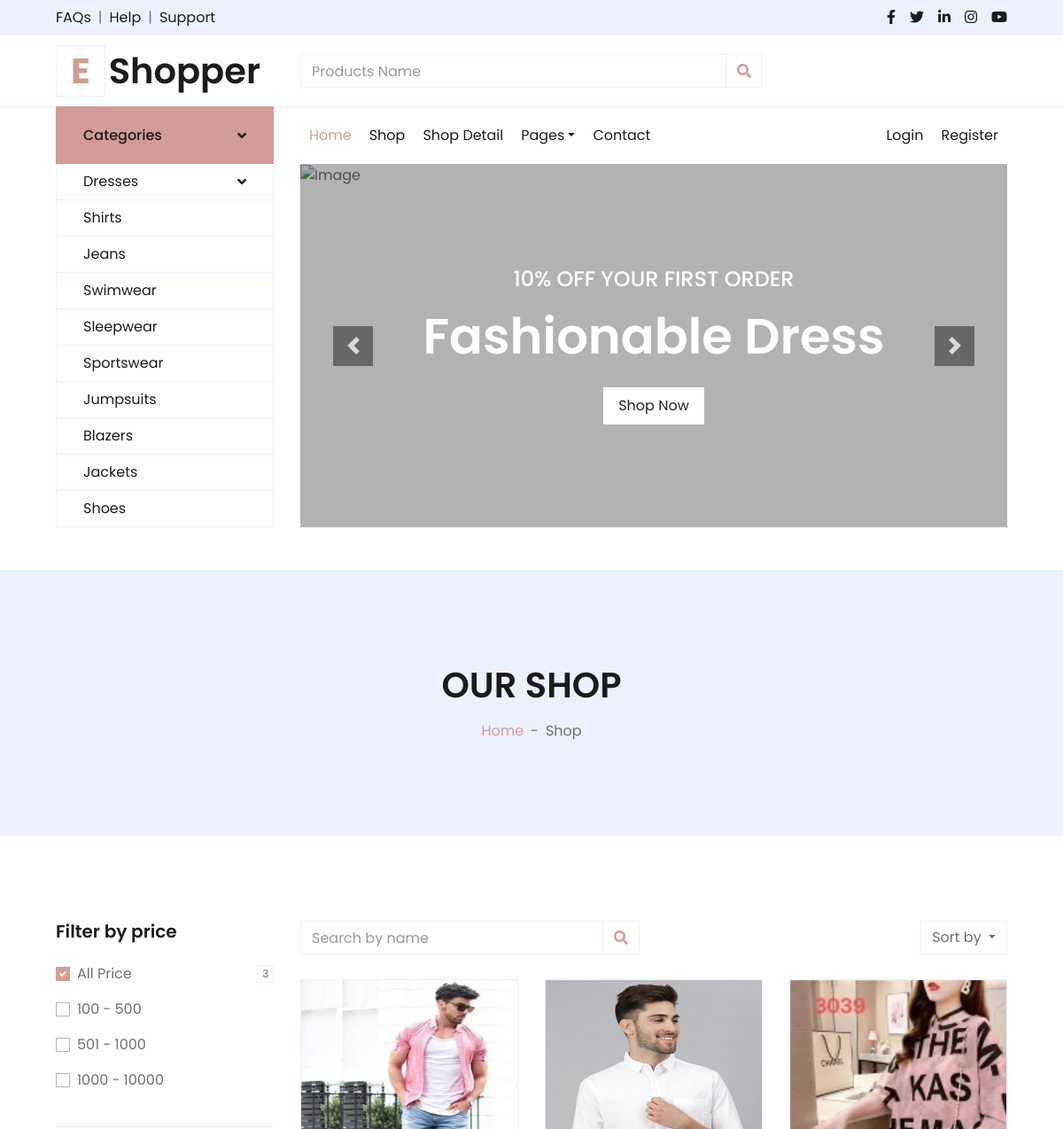
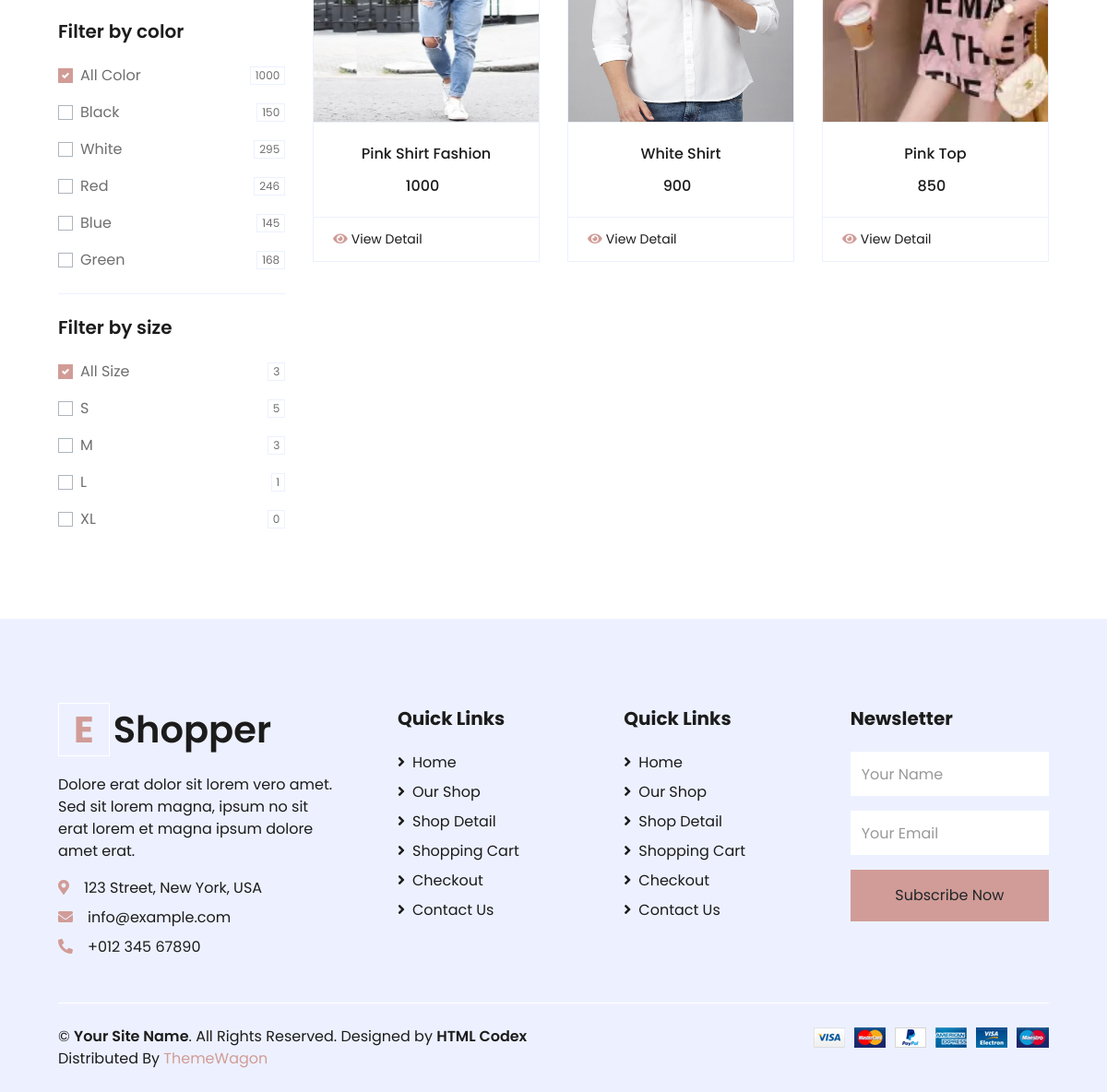
Page /productM/ on the committed database (2 pictures, top to bottom).
### myapp/models.py (models this page shows, shortened)
class Product(models.Model):
	category=(
			('men','men'),
			('women','women'),
			('kid','kid'),
		)
	size=(
		    ("s","s"),
		    ("m","m"),
		    ("l","l"),
		    ("xl","xl"),
		    ("xxl","xxl"),
		)
	seller=models.ForeignKey(User,on_delete=models.CASCADE)
	product_category=models.CharField(max_length=100,choices=category)
	product_name=models.CharField(max_length=100)
	product_price=models.PositiveSmallIntegerField()
	product_desc=models.TextField()
	product_size=models.CharField(max_length=100,choices=size)
	product_image=models.ImageField(upload_to="product_pic/")

### myapp/views.py (the view)
# urls.py: path('productM/',views.productM,name='productM'),
def productM(request):
		products=Product.objects.filter(product_size='m')
		productS=Product.objects.filter(product_size='s')
		productM=Product.objects.filter(product_size='m')
		productL=Product.objects.filter(product_size='l')
		productXL=Product.objects.filter(product_size='xl')
		products500=Product.objects.filter(product_price__range=(0,500))
		products1000=Product.objects.filter(product_price__range=(501,1000))
		products1001=Product.objects.filter(product_price__range=(1001,10000))
		return render(request,'productM.html',{'productS':productS,'productM':productM,'productL':productL,'productXL':productXL,'products':products,'products500':products500,'products1000':products1000,'products1001':products1001})

### myapp/templates/productM.html (shortened to what this page needs)
{% extends 'header.html' %}
{% load static %}
{% block content %}
<!DOCTYPE html>
<html lang="en">
<head>
</head>
<body>
    <div class="container-fluid bg-secondary mb-5">
        <div class="d-flex flex-column align-items-center justify-content-center" style="min-height: 300px">
            <h1 class="font-weight-semi-bold text-uppercase mb-3">Our Shop</h1>
            <div class="d-inline-flex">
                <p class="m-0"><a href="">Home</a></p>
                <p class="m-0 px-2">-</p>
                <p class="m-0">Shop</p>
            </div>
        </div>
    </div>
    <div class="container-fluid pt-5">
        <div class="row px-xl-5">
            <div class="col-lg-3 col-md-12">
                <div class="border-bottom mb-4 pb-4">
                    <h5 class="font-weight-semi-bold mb-4">Filter by price</h5>
                        <div class="custom-control custom-checkbox d-flex align-items-center justify-content-between mb-3">
                            <label class="custom-control-label" for="price-all">All Price</label>
                            <span class="badge border font-weight-normal">{{ products.count }}</span>
                        </div>
                            <form method="post" action="{% url 'products500' %}">
                             <div class="custom-control custom-checkbox d-flex align-items-center justify-content-between mb-3">
                            <label class="custom-control-label" for="price-2">100 - 500</label>
                            </div>
                            </form>
                            <form method="post" action="{% url 'products1000' %}">
                             <div class="custom-control custom-checkbox d-flex align-items-center justify-content-between mb-3">
                            <label class="custom-control-label" for="price-3">501 - 1000</label>
                            </div>
                            </form>
                            <form method="post" action="{% url 'products1001' %}">
                             <div class="custom-control custom-checkbox d-flex align-items-center justify-content-between mb-3">
                            <label class="custom-control-label" for="price-4">1000 - 10000</label>
                            </div>
                            </form>
                </div>
                <div class="border-bottom mb-4 pb-4">
                    <h5 class="font-weight-semi-bold mb-4">Filter by color</h5>
                    <form>
                        <div class="custom-control custom-checkbox d-flex align-items-center justify-content-between mb-3">
                            <label class="custom-control-label" for="price-all">All Color</label>
                            <span class="badge border font-weight-normal">1000</span>
                        </div>
                        <div class="custom-control custom-checkbox d-flex align-items-center justify-content-between mb-3">
                            <label class="custom-control-label" for="color-1">Black</label>
                            <span class="badge border font-weight-normal">150</span>
                        </div>
                        <div class="custom-control custom-checkbox d-flex align-items-center justify-content-between mb-3">
                            <label class="custom-control-label" for="color-2">White</label>
                            <span class="badge border font-weight-normal">295</span>
                        </div>
                        <div class="custom-control custom-checkbox d-flex align-items-center justify-content-between mb-3">
                            <label class="custom-control-label" for="color-3">Red</label>
                            <span class="badge border font-weight-normal">246</span>
                        </div>
                        <div class="custom-control custom-checkbox d-flex align-items-center justify-content-between mb-3">
                            <label class="custom-control-label" for="color-4">Blue</label>
                            <span class="badge border font-weight-normal">145</span>
                        </div>
                        <div class="custom-control custom-checkbox d-flex align-items-center justify-content-between">
                            <label class="custom-control-label" for="color-5">Green</label>
                            <span class="badge border font-weight-normal">168</span>
                        </div>
                    </form>
                </div>
                <div class="mb-5">
                    <h5 class="font-weight-semi-bold mb-4">Filter by size</h5>
                        <div class="custom-control custom-checkbox d-flex align-items-center justify-content-between mb-3">
                            <label class="custom-control-label" for="size-all">All Size</label>
                            <span class="badge border font-weight-normal">{{products.count}}</span>
                        </div>
                        <form method="post" action="{% url 'productS' %}">
                            <div class="custom-control custom-checkbox d-flex align-items-center justify-content-between mb-3">
                            <label class="custom-control-label" for="size-2">S</label>
                            <span class="badge border font-weight-normal">{{productS.count}}</span>
                            </div>
                        </form>
                         <form method="post" action="{% url 'productM' %}">
                             <div class="custom-control custom-checkbox d-flex align-items-center justify-content-between mb-3">
                                <label class="custom-control-label" for="size-3">M</label>
                            <span class="badge border font-weight-normal">{{productM.count}}</span>
                            </div>
                        </form>
                        <form method="post" action="{% url 'productL' %}">
                             <div class="custom-control custom-checkbox d-flex align-items-center justify-content-between mb-3">
                                <label class="custom-control-label" for="size-4">L</label>
                            <span class="badge border font-weight-normal">{{productL.count}}</span>
                            </div>
                        </form>
                        <form method="post" action="{% url 'productXL' %}">
                             <div class="custom-control custom-checkbox d-flex align-items-center justify-content-between mb-3">
                                <label class="custom-control-label" for="size-5">XL</label>
                            <span class="badge border font-weight-normal">{{productXL.count}}</span>
                            </div>
                        </form>
                </div>
            </div>
            <div class="col-lg-9 col-md-12">
                <div class="row pb-3">
                    <div class="col-12 pb-1">
                        <div class="d-flex align-items-center justify-content-between mb-4">
                            <form action="">
                                <div class="input-group">
                                    <input type="text" class="form-control" placeholder="Search by name">
                                    <div class="input-group-append">
                                        <span class="input-group-text bg-transparent text-primary">
                                            <i class="fa fa-search"></i>
                                        </span>
                                    </div>
                                </div>
                            </form>
                            <div class="dropdown ml-4">
                                <button class="btn border dropdown-toggle" type="button" id="triggerId" data-toggle="dropdown" aria-haspopup="true"
                                        aria-expanded="false">
                                            Sort by
                                        </button>
                            </div>
                        </div>
                    </div>
                    {% for i in products %}
                    <div class="col-lg-4 col-md-6 col-sm-12 pb-1">
                        <div class="card product-item border-0 mb-4">
                            <div class="card-header product-img position-relative overflow-hidden bg-transparent border p-0">
                                <img  src="{{ i.product_image.url }}" height="300" width="300" alt="">
                            </div>
                            <div class="card-body border-left border-right text-center p-0 pt-4 pb-3">
                                <h6 class="text-truncate mb-3">{{ i.product_name }}</h6>
                                <div class="d-flex justify-content-center">
                                    <h6>{{ i.product_price }}</h6><h6 class="text-muted ml-2"></h6>
                                </div>
                            </div>
                            <div class="card-footer d-flex justify-content-between bg-light border">
                                <a href="{% url 'detail' pk=i.pk %}" class="btn btn-sm text-dark p-0"><i class="fas fa-eye text-primary mr-1"></i>View Detail</a>
                            </div>
                        </div>
                    </div>
                    {% endfor %}
                </div>
            </div>
        </div>
    </div>
</body>
</html>
{% endblock %}

### rows in the picture
Product: product_image (picture), product_name "Pink Shirt Fashion", product_price "1000"
Product: product_image (picture), product_name "White Shirt", product_price "900"
Product: product_image (picture), product_name "Pink Top", product_price "850"

### other values in the picture
{{ products.count }} "3"
{{ productS.count }} "5"
{{ productM.count }} "3"
{{ productL.count }} "1"
{{ productXL.count }} "0"
